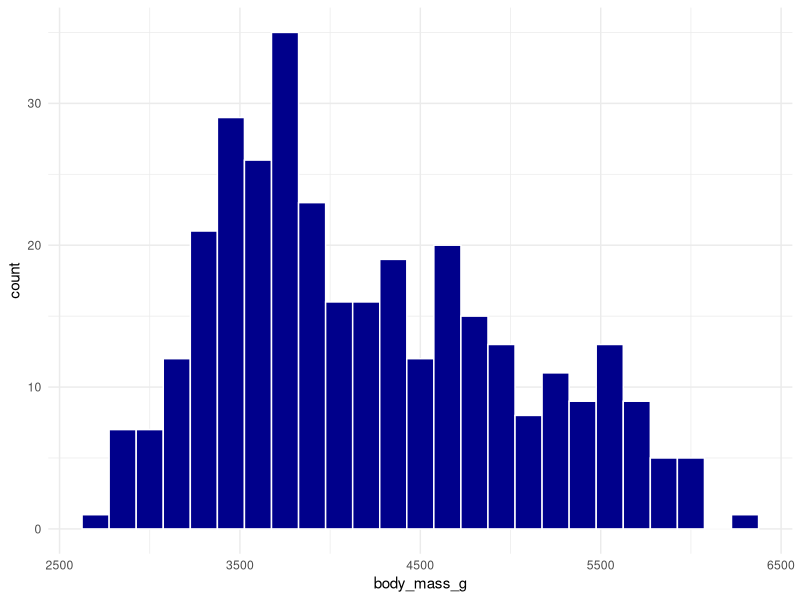
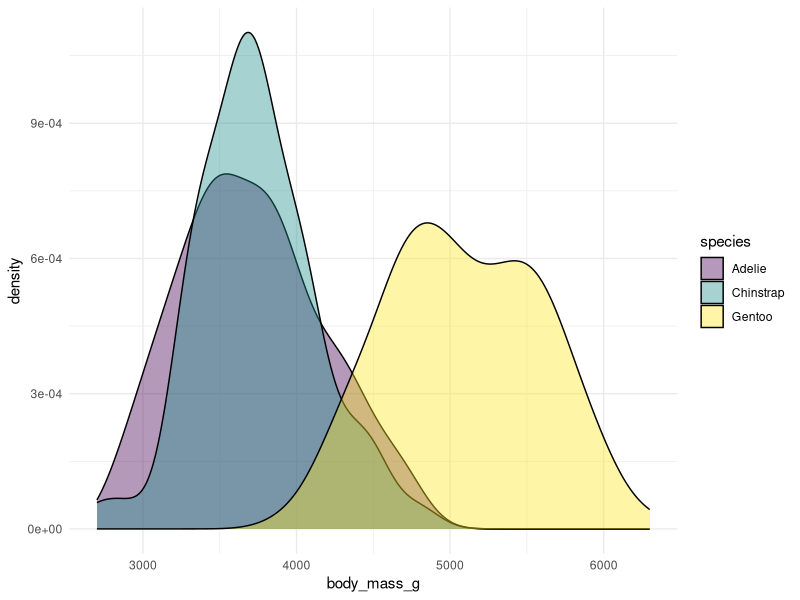
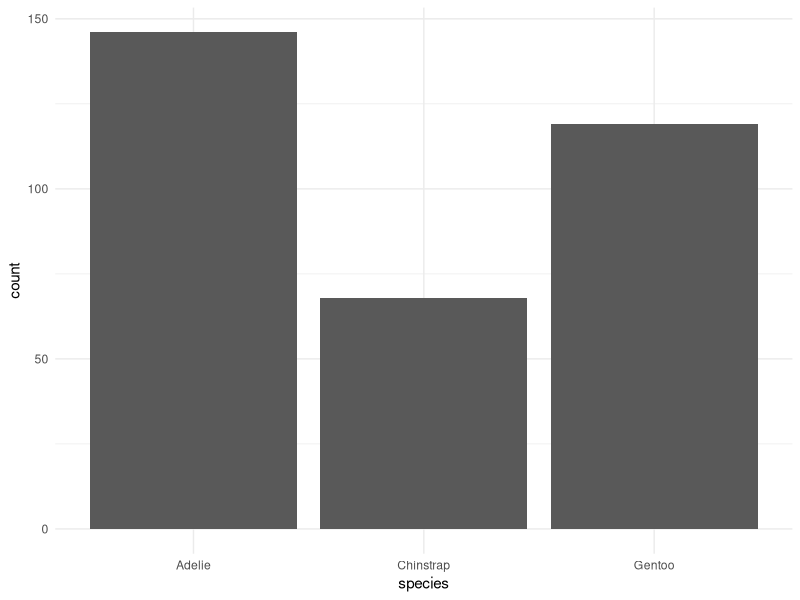
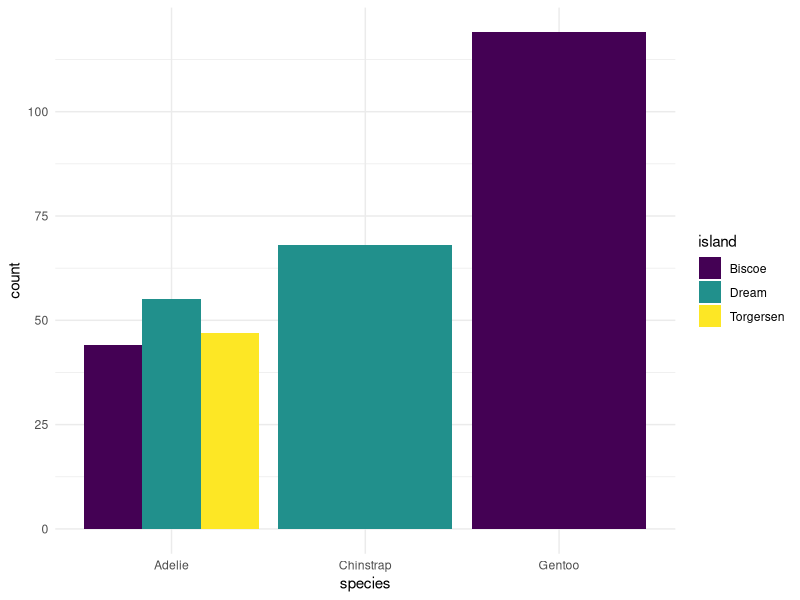
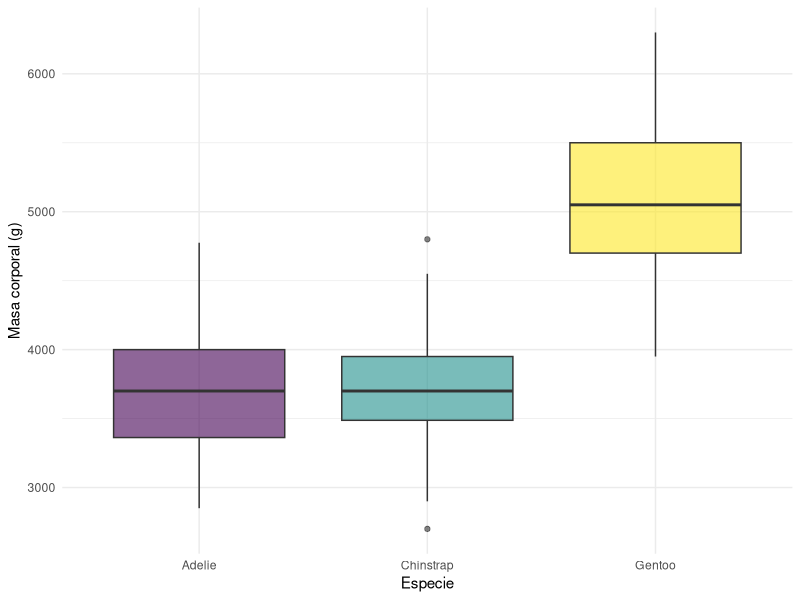
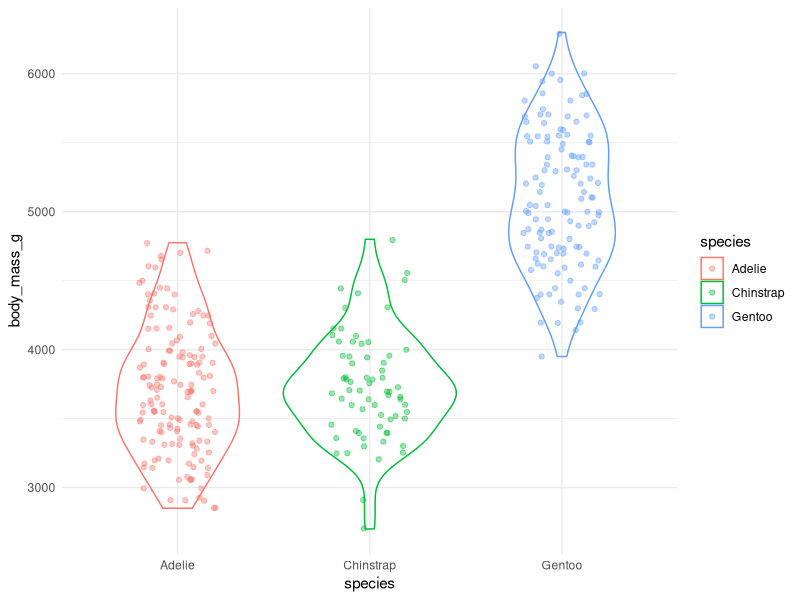
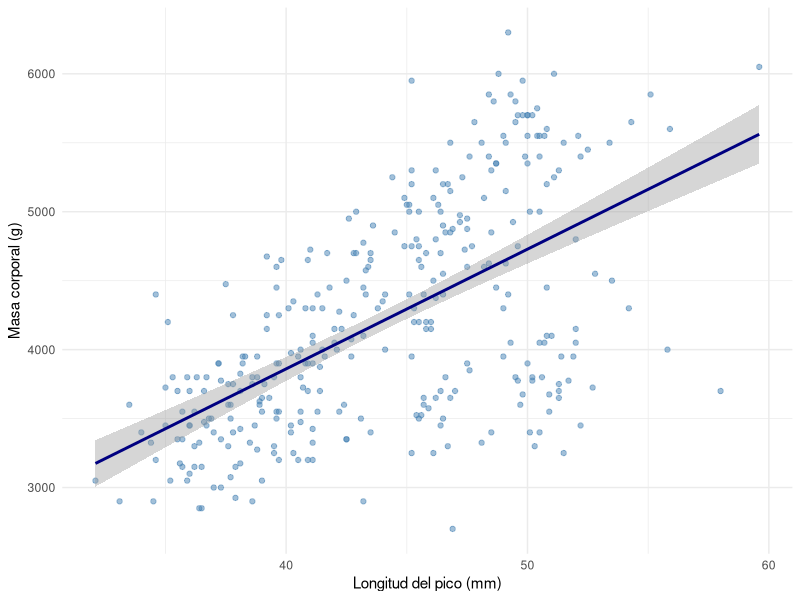
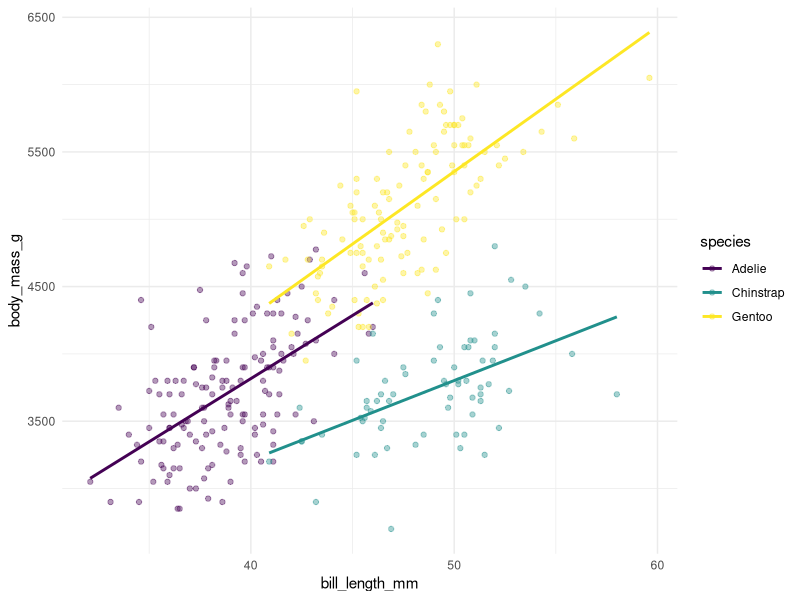

Write the R code that produced these figures, in order.
## ---- chunk 1
#| include: false
library(tidyverse)
library(palmerpenguins)
pinguinos <- penguins |> drop_na()
## ---- chunk 2
library(palmerpenguins)
# vamos a sobreescribir el objeto original para trabajar solo con los datos limpios
pinguinos <- penguins
pinguinos <- drop_na(penguins)
glimpse(pinguinos)
## ---- chunk 3
#| echo: false
ggplot(pinguinos, aes(x = body_mass_g)) +
    geom_histogram(bins = 25, fill = "darkblue", colour = "white") +
    theme_minimal()
## ---- chunk 4
#| echo: false
ggplot(pinguinos, aes(x = body_mass_g, fill = species)) +
    geom_density(alpha = 0.4) +
    scale_fill_viridis_d() +
    theme_minimal()
## ---- chunk 5
#| echo: false
#| fig-height: 2.8
ggplot(pinguinos, aes(x = species)) +
    geom_bar() +
    theme_minimal()
## ---- chunk 6
#| echo: false
#| fig-height: 2.8
ggplot(pinguinos, aes(x = species, fill = island)) +
    geom_bar(position = "dodge") +
    scale_fill_viridis_d() +
    theme_minimal()
## ---- chunk 7
#| echo: false
ggplot(pinguinos, aes(x = species, y = body_mass_g, fill = species)) +
    geom_boxplot(alpha = 0.6) +
    scale_fill_viridis_d() +
    labs(x = "Especie", y = "Masa corporal (g)") +
    theme_minimal() +
    theme(legend.position = "none")
## ---- chunk 8
#| echo: false
ggplot(pinguinos, aes(x = species, y = body_mass_g, colour = species)) +
    geom_violin(fill = NA) +
    geom_jitter(width = 0.2, alpha = 0.4, size = 1.5) +
    theme_minimal()
## ---- chunk 9
#| echo: false
ggplot(pinguinos, aes(x = bill_length_mm, y = body_mass_g)) +
    geom_point(colour = "steelblue", alpha = 0.5) +
    geom_smooth(method = "lm", colour = "navy", se = TRUE) +
    labs(x = "Longitud del pico (mm)", y = "Masa corporal (g)") +
    theme_minimal()
## ---- chunk 10
#| echo: false
ggplot(pinguinos, aes(x = bill_length_mm, y = body_mass_g, colour = species)) +
    geom_point(alpha = 0.4) +
    geom_smooth(method = "lm", se = FALSE) +
    scale_colour_viridis_d() +
    theme_minimal()
## ---- chunk 11
#| echo: false
ggplot(economics, aes(x = date, y = unemploy)) +
    geom_line(colour = "steelblue", linewidth = 0.8) +
    theme_minimal()
## ---- chunk 12
#| echo: false
ggplot(pinguinos, aes(x = bill_length_mm, y = body_mass_g, colour = species)) +
    geom_point(alpha = 0.7) +
    scale_colour_viridis_d() +
    theme_minimal()
## ---- chunk 13
#| echo: false
ggplot(pinguinos, aes(x = bill_length_mm, y = body_mass_g)) +
    geom_point(colour = "steelblue", size = 2, alpha = 0.6) +
    theme_minimal()
## ---- chunk 14
#| echo: false
ggplot(pinguinos, aes(x = bill_length_mm, y = body_mass_g)) +
    geom_point(aes(colour = "blue")) +
    theme_minimal()
## ---- chunk 15
#| echo: false
ggplot(pinguinos, aes(
    x = bill_length_mm, y = body_mass_g,
    colour = species, shape = species
)) +
    geom_point(alpha = 0.7, size = 3) +
    theme_minimal()
## ---- chunk 16
#| echo: false
ggplot(pinguinos, aes(x = bill_length_mm, y = body_mass_g, colour = species)) +
    geom_point(alpha = 0.7) +
    scale_colour_viridis_d() +
    labs(
        title    = "Masa corporal y longitud del pico",
        subtitle = "Pingüinos de Palmer, Antártida",
        x        = "Longitud del pico (mm)",
        y        = "Masa corporal (g)",
        colour   = "Especie",
        caption  = "Datos: Horst, Hill & Gorman (2020)"
    ) +
    theme_minimal()
## ---- chunk 17
#| echo: false
ggplot(pinguinos, aes(x = species, y = body_mass_g)) +
    geom_boxplot(fill = "lightblue", colour = "steelblue") +
    theme_classic()
## ---- chunk 18
#| echo: false
ggplot(pinguinos, aes(x = species, y = body_mass_g, fill = species)) +
    geom_boxplot() +
    scale_fill_viridis_d() +
    theme_minimal() +
    theme(
        legend.position  = "none",
        panel.grid.minor = element_blank(),
        axis.title       = element_text(size = 12, face = "bold"),
        plot.title       = element_text(hjust = 0.5)
    )
## ---- chunk 19
#| echo: false
ggplot(pinguinos, aes(x = bill_length_mm, y = body_mass_g, colour = species)) +
    geom_point(alpha = 0.7, size = 2) +
    scale_colour_viridis_d() +
    labs(title = "scale_colour_viridis_d()", colour = "Especie") +
    theme_minimal() +
    theme(plot.title = element_text(size = 11, face = "bold"))
## ---- chunk 20
#| echo: false
ggplot(pinguinos, aes(x = bill_length_mm, y = body_mass_g, colour = species)) +
    geom_point(alpha = 0.7, size = 2) +
    scale_colour_brewer(palette = "Set2") +
    labs(title = 'scale_colour_brewer(palette = "Set2")', colour = "Especie") +
    theme_minimal() +
    theme(plot.title = element_text(size = 11, face = "bold"))
## ---- chunk 21
#| echo: false
ggplot(pinguinos, aes(x = bill_length_mm, y = body_mass_g, colour = sex)) +
    geom_point(alpha = 0.7, size = 2) +
    facet_wrap(~species)
## ---- chunk 22
#| echo: false
ggplot(pinguinos, aes(x = bill_length_mm, y = body_mass_g)) +
    geom_point(colour = "#225faa", alpha = 0.6, size = 1.5) +
    facet_grid(sex ~ species) +
    theme_linedraw()
## ---- chunk 23
#| echo: false
ggplot(pinguinos, aes(
    x = bill_length_mm, y = body_mass_g,
    colour = species, shape = species
)) +
    geom_point(alpha = 0.6, size = 2) +
    geom_smooth(method = "lm", se = FALSE, linewidth = 0.8) +
    facet_wrap(~island) +
    scale_colour_brewer(name = "Especie", palette = "Dark2") +
    scale_shape_discrete(name = "Especie") +
    labs(
        title   = "Masa y pico por isla",
        x       = "Longitud del pico (mm)",
        y       = "Masa corporal (g)",
        caption = "Datos: Horst et al. (2020)"
    ) +
    theme_linedraw() +
    theme(legend.position = "bottom")
